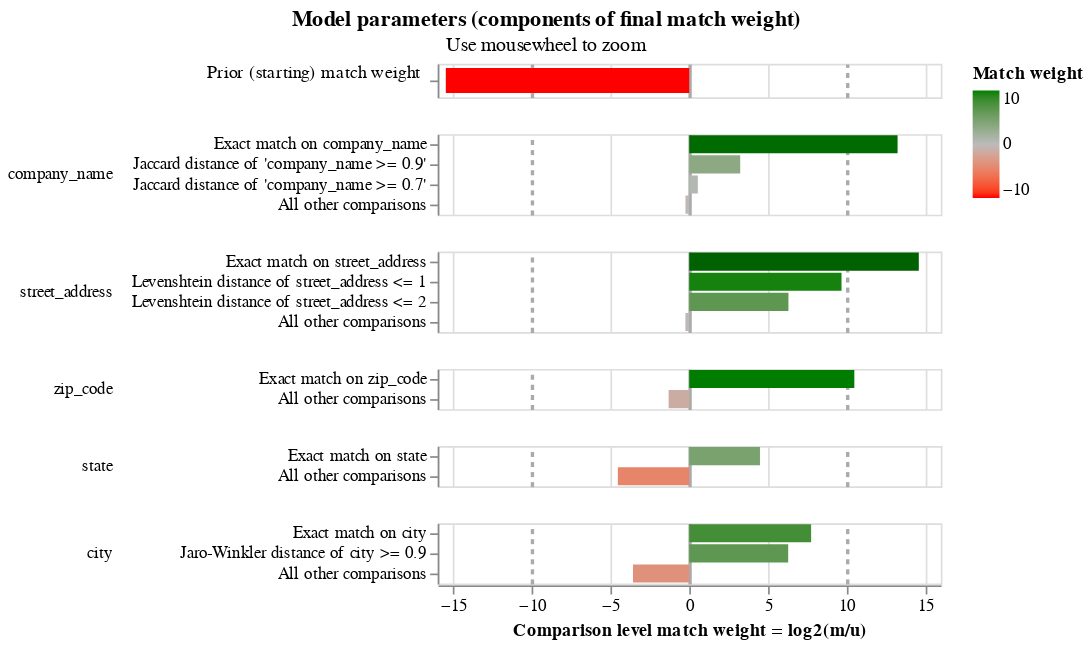

The cell this chart's notebook holds for it:
### Code cell
linker.visualisations.match_weights_chart()

### Figure 1 — Vega-Lite specification as saved in the notebook (floating-point values rounded to 4 significant figures)
{"config": {"view": {"continuousWidth": 300, "continuousHeight": 300, "discreteHeight": 60, "discreteWidth": 400}, "header": {"title": null}, "mark": {"tooltip": null}, "title": {"anchor": "middle"}}, "vconcat": [{"mark": {"type": "bar", "clip": true, "height": 15}, "encoding": {"color": {"field": "log2_bayes_factor", "scale": {"domain": [-10, 0, 10], "interpolate": "lab", "range": ["red", "#bbbbbb", "green"]}, "title": "Match weight", "type": "quantitative"}, "tooltip": [{"field": "comparison_name", "title": "Comparison name", "type": "nominal"}, {"field": "probability_two_random_records_match", "format": ".4f", "title": "Probability two random records match", "type": "nominal"}, {"field": "log2_bayes_factor", "format": ",.4f", "title": "Equivalent match weight", "type": "quantitative"}, {"field": "bayes_factor_description", "title": "Match weight description", "type": "nominal"}], "x": {"axis": {"domain": false, "gridColor": {"condition": {"test": "abs(datum.value / 10)  <= 1 & datum.value % 10 === 0", "value": "#aaa"}, "value": "#ddd"}, "gridDash": {"condition": {"test": "abs(datum.value / 10) == 1", "value": [3]}, "value": null}, "gridWidth": {"condition": {"test": "abs(datum.value / 10)  <= 1 & datum.value % 10 === 0", "value": 2}, "value": 1}, "labels": false, "ticks": false, "title": ""}, "field": "log2_bayes_factor", "scale": {"domain": [-16, 16]}, "type": "quantitative"}, "y": {"axis": {"title": "Prior (starting) match weight", "titleAlign": "right", "titleAngle": 0, "titleFontWeight": "normal"}, "field": "label_for_charts", "sort": {"field": "comparison_vector_value", "order": "descending"}, "type": "nominal"}}, "height": 20, "transform": [{"filter": "(datum.comparison_name == 'probability_two_random_records_match')"}]}, {"mark": {"type": "bar", "clip": true}, "encoding": {"color": {"field": "log2_bayes_factor", "scale": {"domain": [-10, 0, 10], "interpolate": "lab", "range": ["red", "#bbbbbb", "green"]}, "title": "Match weight", "type": "quantitative"}, "row": {"field": "comparison_name", "header": {"labelAlign": "left", "labelAnchor": "middle", "labelAngle": 0}, "sort": {"field": "comparison_sort_order"}, "type": "nominal"}, "tooltip": [{"field": "comparison_name", "title": "Comparison name", "type": "nominal"}, {"field": "label_for_charts", "title": "Label", "type": "ordinal"}, {"field": "sql_condition", "title": "SQL condition", "type": "nominal"}, {"field": "m_probability", "format": ".10~g", "title": "M probability", "type": "quantitative"}, {"field": "u_probability", "format": ".10~g", "title": "U probability", "type": "quantitative"}, {"field": "bayes_factor", "format": ",.6f", "title": "Bayes factor = m/u", "type": "quantitative"}, {"field": "log2_bayes_factor", "format": ".4~g", "title": "Match weight = log2(m/u)", "type": "quantitative"}, {"field": "bayes_factor_description", "title": "Match weight description", "type": "nominal"}, {"field": "m_probability_description", "title": "m probability description", "type": "nominal"}, {"field": "u_probability_description", "title": "u probability description", "type": "nominal"}], "x": {"axis": {"gridColor": {"condition": {"test": "abs(datum.value / 10)  <= 1 & datum.value % 10 === 0", "value": "#aaa"}, "value": "#ddd"}, "gridDash": {"condition": {"test": "abs(datum.value / 10) == 1", "value": [3]}, "value": null}, "gridWidth": {"condition": {"test": "abs(datum.value / 10)  <= 1 & datum.value % 10 === 0", "value": 2}, "value": 1}, "title": "Comparison level match weight = log2(m/u)"}, "field": "log2_bayes_factor", "scale": {"domain": [-16, 16]}, "type": "quantitative"}, "y": {"axis": {"title": null}, "field": "label_for_charts", "sort": {"field": "comparison_vector_value", "order": "descending"}, "type": "nominal"}}, "height": {"step": 12}, "resolve": {"axis": {"y": "independent"}, "scale": {"y": "independent"}}, "transform": [{"filter": "(datum.comparison_name != 'probability_two_random_records_match')"}]}], "data": {"name": "data-f89554aea166da6e147a98b6901fa5cf"}, "params": [{"name": "mouse_zoom", "select": {"type": "interval", "encodings": ["x"]}, "bind": "scales", "views": []}], "resolve": {"axis": {"y": "independent"}, "scale": {"y": "independent"}}, "title": {"text": "Model parameters (components of final match weight)", "subtitle": "Use mousewheel to zoom"}, "$schema": "https://vega.github.io/schema/vega-lite/v5.9.3.json", "datasets": {"data-f89554aea166da6e147a98b6901fa5cf": [{"comparison_name": "probability_two_random_records_match", "sql_condition": null, "label_for_charts": "", "m_probability": null, "u_probability": null, "m_probability_description": null, "u_probability_description": null, "has_tf_adjustments": false, "tf_adjustment_column": null, "tf_adjustment_weight": null, "is_null_level": false, "bayes_factor": 2.182e-05, "log2_bayes_factor": -15.48, "comparison_vector_value": 0, "max_comparison_vector_value": 0, "bayes_factor_description": "The probability that two random records drawn at random match is 0.000 or one in  45,828.2 records.This is equivalent to a starting match weight of -15.484.", "probability_two_random_records_match": 2.182e-05, "comparison_sort_order": -1}, {"comparison_name": "company_name", "sql_condition": "\"company_name_l\" = \"company_name_r\"", "label_for_charts": "Exact match on company_name", "m_probability": 0.01977, "u_probability": 2.028e-06, "m_probability_description": "Amongst matching record comparisons, 1.977% of records (i.e. one in 50.57) are in the exact match on company_name comparison level", "u_probability_description": "Amongst non-matching record comparisons, 0.0002028% of records (i.e. one in 493,116) are in the exact match on company_name comparison level", "has_tf_adjustments": false, "tf_adjustment_column": null, "tf_adjustment_weight": 1.0, "is_null_level": false, "bayes_factor": 9751.0, "log2_bayes_factor": 13.25, "comparison_vector_value": 3, "max_comparison_vector_value": 3, "bayes_factor_description": "If comparison level is `exact match on company_name` then comparison is 9,751 times more likely to be a match", "probability_two_random_records_match": 2.182e-05, "comparison_sort_order": 0}, {"comparison_name": "company_name", "sql_condition": "jaccard(\"company_name_l\", \"company_name_r\") >= 0.9", "label_for_charts": "Jaccard distance of 'company_name >= 0.9'", "m_probability": 0.01847, "u_probability": 0.001952, "m_probability_description": "Amongst matching record comparisons, 1.847% of records (i.e. one in 54.16) are in the jaccard distance of 'company_name >= 0.9' comparison level", "u_probability_description": "Amongst non-matching record comparisons, 0.1952% of records (i.e. one in 512) are in the jaccard distance of 'company_name >= 0.9' comparison level", "has_tf_adjustments": false, "tf_adjustment_column": null, "tf_adjustment_weight": 1.0, "is_null_level": false, "bayes_factor": 9.459, "log2_bayes_factor": 3.242, "comparison_vector_value": 2, "max_comparison_vector_value": 3, "bayes_factor_description": "If comparison level is `jaccard distance of 'company_name >= 0.9'` then comparison is 9.459 times more likely to be a match", "probability_two_random_records_match": 2.182e-05, "comparison_sort_order": 0}, {"comparison_name": "company_name", "sql_condition": "jaccard(\"company_name_l\", \"company_name_r\") >= 0.7", "label_for_charts": "Jaccard distance of 'company_name >= 0.7'", "m_probability": 0.2788, "u_probability": 0.1906, "m_probability_description": "Amongst matching record comparisons, 27.88% of records (i.e. one in 3.586) are in the jaccard distance of 'company_name >= 0.7' comparison level", "u_probability_description": "Amongst non-matching record comparisons, 19.06% of records (i.e. one in 5.246) are in the jaccard distance of 'company_name >= 0.7' comparison level", "has_tf_adjustments": false, "tf_adjustment_column": null, "tf_adjustment_weight": 1.0, "is_null_level": false, "bayes_factor": 1.463, "log2_bayes_factor": 0.5488, "comparison_vector_value": 1, "max_comparison_vector_value": 3, "bayes_factor_description": "If comparison level is `jaccard distance of 'company_name >= 0.7'` then comparison is 1.463 times more likely to be a match", "probability_two_random_records_match": 2.182e-05, "comparison_sort_order": 0}, {"comparison_name": "company_name", "sql_condition": "ELSE", "label_for_charts": "All other comparisons", "m_probability": 0.6829, "u_probability": 0.8074, "m_probability_description": "Amongst matching record comparisons, 68.29% of records (i.e. one in 1.464) are in the all other comparisons comparison level", "u_probability_description": "Amongst non-matching record comparisons, 80.74% of records (i.e. one in 1.238) are in the all other comparisons comparison level", "has_tf_adjustments": false, "tf_adjustment_column": null, "tf_adjustment_weight": 1.0, "is_null_level": false, "bayes_factor": 0.8458, "log2_bayes_factor": -0.2416, "comparison_vector_value": 0, "max_comparison_vector_value": 3, "bayes_factor_description": "If comparison level is `all other comparisons` then comparison is 1.182 times less likely to be a match", "probability_two_random_records_match": 2.182e-05, "comparison_sort_order": 0}, {"comparison_name": "street_address", "sql_condition": "\"street_address_l\" = \"street_address_r\"", "label_for_charts": "Exact match on street_address", "m_probability": 0.1336, "u_probability": 5.372e-06, "m_probability_description": "Amongst matching record comparisons, 13.36% of records (i.e. one in 7.488) are in the exact match on street_address comparison level", "u_probability_description": "Amongst non-matching record comparisons, 0.0005372% of records (i.e. one in 186,140) are in the exact match on street_address comparison level", "has_tf_adjustments": false, "tf_adjustment_column": null, "tf_adjustment_weight": 1.0, "is_null_level": false, "bayes_factor": 24860.0, "log2_bayes_factor": 14.6, "comparison_vector_value": 3, "max_comparison_vector_value": 3, "bayes_factor_description": "If comparison level is `exact match on street_address` then comparison is 24,859 times more likely to be a match", "probability_two_random_records_match": 2.182e-05, "comparison_sort_order": 1}, {"comparison_name": "street_address", "sql_condition": "levenshtein(\"street_address_l\", \"street_address_r\") <= 1", "label_for_charts": "Levenshtein distance of street_address <= 1", "m_probability": 0.0122, "u_probability": 1.481e-05, "m_probability_description": "Amongst matching record comparisons, 1.22% of records (i.e. one in 81.99) are in the levenshtein distance of street_address <= 1 comparison level", "u_probability_description": "Amongst non-matching record comparisons, 0.001481% of records (i.e. one in 67,501) are in the levenshtein distance of street_address <= 1 comparison level", "has_tf_adjustments": false, "tf_adjustment_column": null, "tf_adjustment_weight": 1.0, "is_null_level": false, "bayes_factor": 823.2, "log2_bayes_factor": 9.685, "comparison_vector_value": 2, "max_comparison_vector_value": 3, "bayes_factor_description": "If comparison level is `levenshtein distance of street_address <= 1` then comparison is 823 times more likely to be a match", "probability_two_random_records_match": 2.182e-05, "comparison_sort_order": 1}, {"comparison_name": "street_address", "sql_condition": "levenshtein(\"street_address_l\", \"street_address_r\") <= 2", "label_for_charts": "Levenshtein distance of street_address <= 2", "m_probability": 0.01029, "u_probability": 0.0001297, "m_probability_description": "Amongst matching record comparisons, 1.029% of records (i.e. one in 97.18) are in the levenshtein distance of street_address <= 2 comparison level", "u_probability_description": "Amongst non-matching record comparisons, 0.01297% of records (i.e. one in 7,707) are in the levenshtein distance of street_address <= 2 comparison level", "has_tf_adjustments": false, "tf_adjustment_column": null, "tf_adjustment_weight": 1.0, "is_null_level": false, "bayes_factor": 79.31, "log2_bayes_factor": 6.309, "comparison_vector_value": 1, "max_comparison_vector_value": 3, "bayes_factor_description": "If comparison level is `levenshtein distance of street_address <= 2` then comparison is 79.31 times more likely to be a match", "probability_two_random_records_match": 2.182e-05, "comparison_sort_order": 1}, {"comparison_name": "street_address", "sql_condition": "ELSE", "label_for_charts": "All other comparisons", "m_probability": 0.844, "u_probability": 0.9999, "m_probability_description": "Amongst matching record comparisons, 84.4% of records (i.e. one in 1.185) are in the all other comparisons comparison level", "u_probability_description": "Amongst non-matching record comparisons, 99.99% of records (i.e. one in 1) are in the all other comparisons comparison level", "has_tf_adjustments": false, "tf_adjustment_column": null, "tf_adjustment_weight": 1.0, "is_null_level": false, "bayes_factor": 0.8441, "log2_bayes_factor": -0.2445, "comparison_vector_value": 0, "max_comparison_vector_value": 3, "bayes_factor_description": "If comparison level is `all other comparisons` then comparison is 1.185 times less likely to be a match", "probability_two_random_records_match": 2.182e-05, "comparison_sort_order": 1}, {"comparison_name": "zip_code", "sql_condition": "\"zip_code_l\" = \"zip_code_r\"", "label_for_charts": "Exact match on zip_code", "m_probability": 0.5972, "u_probability": 0.0004125, "m_probability_description": "Amongst matching record comparisons, 59.72% of records (i.e. one in 1.674) are in the exact match on zip_code comparison level", "u_probability_description": "Amongst non-matching record comparisons, 0.04125% of records (i.e. one in 2,424) are in the exact match on zip_code comparison level", "has_tf_adjustments": true, "tf_adjustment_column": "zip_code", "tf_adjustment_weight": 1.0, "is_null_level": false, "bayes_factor": 1448.0, "log2_bayes_factor": 10.5, "comparison_vector_value": 1, "max_comparison_vector_value": 1, "bayes_factor_description": "If comparison level is `exact match on zip_code` then comparison is 1,448 times more likely to be a match", "probability_two_random_records_match": 2.182e-05, "comparison_sort_order": 2}, {"comparison_name": "zip_code", "sql_condition": "ELSE", "label_for_charts": "All other comparisons", "m_probability": 0.4028, "u_probability": 0.9996, "m_probability_description": "Amongst matching record comparisons, 40.28% of records (i.e. one in 2.483) are in the all other comparisons comparison level", "u_probability_description": "Amongst non-matching record comparisons, 99.96% of records (i.e. one in 1) are in the all other comparisons comparison level", "has_tf_adjustments": false, "tf_adjustment_column": null, "tf_adjustment_weight": 1.0, "is_null_level": false, "bayes_factor": 0.4029, "log2_bayes_factor": -1.311, "comparison_vector_value": 0, "max_comparison_vector_value": 1, "bayes_factor_description": "If comparison level is `all other comparisons` then comparison is 2.482 times less likely to be a match", "probability_two_random_records_match": 2.182e-05, "comparison_sort_order": 2}, {"comparison_name": "state", "sql_condition": "\"state_l\" = \"state_r\"", "label_for_charts": "Exact match on state", "m_probability": 0.9589, "u_probability": 0.04243, "m_probability_description": "Amongst matching record comparisons, 95.89% of records (i.e. one in 1.043) are in the exact match on state comparison level", "u_probability_description": "Amongst non-matching record comparisons, 4.243% of records (i.e. one in 23.57) are in the exact match on state comparison level", "has_tf_adjustments": true, "tf_adjustment_column": "state", "tf_adjustment_weight": 1.0, "is_null_level": false, "bayes_factor": 22.6, "log2_bayes_factor": 4.498, "comparison_vector_value": 1, "max_comparison_vector_value": 1, "bayes_factor_description": "If comparison level is `exact match on state` then comparison is 22.6 times more likely to be a match", "probability_two_random_records_match": 2.182e-05, "comparison_sort_order": 3}, {"comparison_name": "state", "sql_condition": "ELSE", "label_for_charts": "All other comparisons", "m_probability": 0.04109, "u_probability": 0.9576, "m_probability_description": "Amongst matching record comparisons, 4.109% of records (i.e. one in 24.34) are in the all other comparisons comparison level", "u_probability_description": "Amongst non-matching record comparisons, 95.76% of records (i.e. one in 1.044) are in the all other comparisons comparison level", "has_tf_adjustments": false, "tf_adjustment_column": null, "tf_adjustment_weight": 1.0, "is_null_level": false, "bayes_factor": 0.04291, "log2_bayes_factor": -4.542, "comparison_vector_value": 0, "max_comparison_vector_value": 1, "bayes_factor_description": "If comparison level is `all other comparisons` then comparison is 23.3 times less likely to be a match", "probability_two_random_records_match": 2.182e-05, "comparison_sort_order": 3}, {"comparison_name": "city", "sql_condition": "\"city_l\" = \"city_r\"", "label_for_charts": "Exact match on city", "m_probability": 0.8925, "u_probability": 0.00414, "m_probability_description": "Amongst matching record comparisons, 89.25% of records (i.e. one in 1.12) are in the exact match on city comparison level", "u_probability_description": "Amongst non-matching record comparisons, 0.414% of records (i.e. one in 242) are in the exact match on city comparison level", "has_tf_adjustments": true, "tf_adjustment_column": "city", "tf_adjustment_weight": 1.0, "is_null_level": false, "bayes_factor": 215.6, "log2_bayes_factor": 7.752, "comparison_vector_value": 2, "max_comparison_vector_value": 2, "bayes_factor_description": "If comparison level is `exact match on city` then comparison is 216 times more likely to be a match", "probability_two_random_records_match": 2.182e-05, "comparison_sort_order": 4}, {"comparison_name": "city", "sql_condition": "jaro_winkler_similarity(\"city_l\", \"city_r\") >= 0.9", "label_for_charts": "Jaro-Winkler distance of city >= 0.9", "m_probability": 0.02417, "u_probability": 0.0003083, "m_probability_description": "Amongst matching record comparisons, 2.417% of records (i.e. one in 41.37) are in the jaro-winkler distance of city >= 0.9 comparison level", "u_probability_description": "Amongst non-matching record comparisons, 0.03083% of records (i.e. one in 3,244) are in the jaro-winkler distance of city >= 0.9 comparison level", "has_tf_adjustments": false, "tf_adjustment_column": null, "tf_adjustment_weight": 1.0, "is_null_level": false, "bayes_factor": 78.42, "log2_bayes_factor": 6.293, "comparison_vector_value": 1, "max_comparison_vector_value": 2, "bayes_factor_description": "If comparison level is `jaro-winkler distance of city >= 0.9` then comparison is 78.42 times more likely to be a match", "probability_two_random_records_match": 2.182e-05, "comparison_sort_order": 4}, {"comparison_name": "city", "sql_condition": "ELSE", "label_for_charts": "All other comparisons", "m_probability": 0.08331, "u_probability": 0.9956, "m_probability_description": "Amongst matching record comparisons, 8.331% of records (i.e. one in 12) are in the all other comparisons comparison level", "u_probability_description": "Amongst non-matching record comparisons, 99.56% of records (i.e. one in 1.004) are in the all other comparisons comparison level", "has_tf_adjustments": false, "tf_adjustment_column": null, "tf_adjustment_weight": 1.0, "is_null_level": false, "bayes_factor": 0.08368, "log2_bayes_factor": -3.579, "comparison_vector_value": 0, "max_comparison_vector_value": 2, "bayes_factor_description": "If comparison level is `all other comparisons` then comparison is 11.95 times less likely to be a match", "probability_two_random_records_match": 2.182e-05, "comparison_sort_order": 4}]}}
